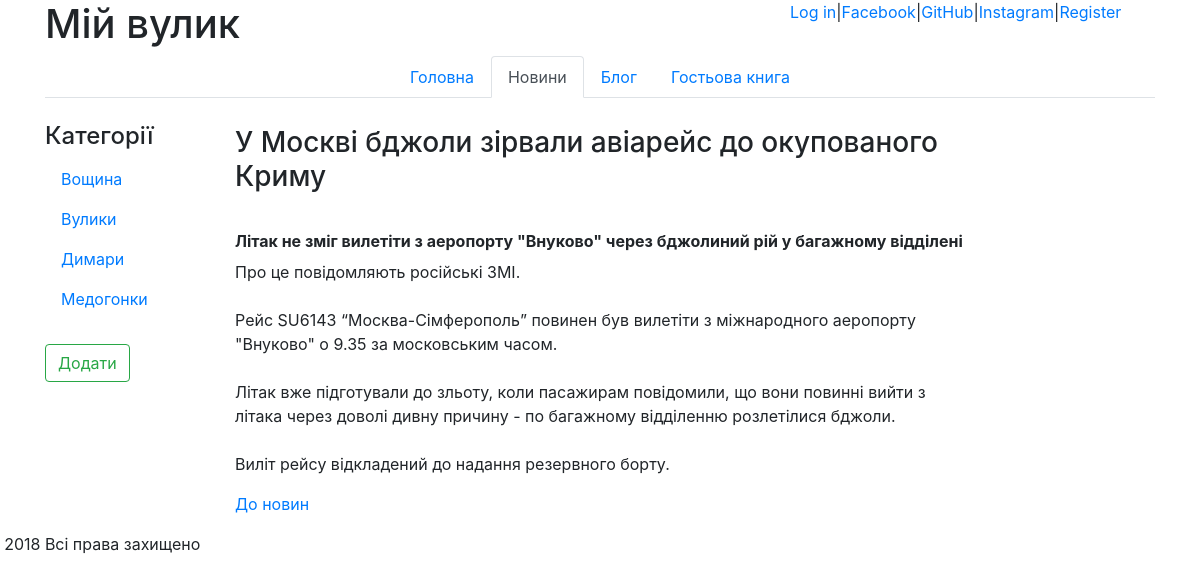
Screenshot of /news/4/ with the database file from the repository.
### good/models.py (models this page shows, shortened)
class Category(models.Model):
    class Meta:
        ordering = ['name']
        verbose_name = 'категорія'
        verbose_name_plural = 'категорії'
    name = models.CharField(max_length=30, db_index=True, unique=True, verbose_name='Назва')
    order = models.PositiveSmallIntegerField(default=0, db_index=True, verbose_name='Порядковий номер')

### news/models.py (models this page shows, shortened)
class News(models.Model):
    class Meta:
        ordering = ['-posted']
        verbose_name = 'новина'
        verbose_name_plural = 'новини'
    title = models.CharField(max_length=100, unique_for_date='posted', verbose_name='Заголовок')
    description = models.TextField(verbose_name='Короткий опис')
    content = models.TextField(verbose_name='Повен зміст')
    posted = models.DateTimeField(default=datetime.now(), db_index=True, verbose_name='Публікація')

### news/views.py (the view)
# urls.py: path('<int:news_id>/', NewsDetailView.as_view(), name='news_detail'),
class NewsDetailView(DetailView, CategoryListMixin):
    model = News
    template_name = 'news/news.html'
    pk_url_kwarg = 'news_id'

### default/views.py (called while the page is built)
    def get_context_data(self, **kwargs):
        context = super(CategoryListMixin, self).get_context_data(**kwargs)
        context["cats"] = Category.objects.order_by("name")
        context["current_url"] = self.request.path
        return context

### news/templates/news/news.html (shortened to what this page needs)
{% extends 'default/base.html' %}
{% load staticfiles %}
{% block main %}
        <h3>{{ object.title }}</h3>
        <h6>{{ object.description }}</h6>
        <p>{{ object.content|linebreaksbr }}</p>
        <p><a href="{% url 'news'  %}">До новин</a></p>
{% endblock main %}

### default/templates/default/base.html (shortened to what this page needs)
{% load staticfiles %}
<!DOCTYPE html>
<html>
<head>
    <link rel="stylesheet" href="https://stackpath.bootstrapcdn.com/bootstrap/4.1.1/css/bootstrap.min.css">
    <link type="text/css" href="{% static 'main.css' %}" rel="stylesheet">
</head>
<body>
    <div class="container">
        <div class="row" id="header">
            <div class="col-8">
                <h1>Мій вулик</h1>
            </div>
            {% if request.user.is_authenticated %}
                <a href="{% url 'profile' %}">Hello, {{request.user.username }}.</a>
                <a href="{% url 'auth_logout' %}"> Вийти </a>
            {% else %}
                <a href="{% url 'auth_login' %}">Log in</a> |
                <a href= " {% url 'social:begin' 'facebook' %} " > Facebook </a> |
                <a href= " {% url 'social:begin' 'github' %} " > GitHub </a> |
                <a href= " {% url 'social:begin' 'instagram' %} " > Instagram  </a> |
                <a href="{% url 'registration_register'  %}">Register</a>
            {% endif %}
        </div>
        <ul class="nav nav-tabs justify-content-center">
            <li class="nav-item ">
                {% if '/default' in request.path %}<a class="nav-link active" href="{% url 'default' %}">Головна</a>
                {% else %}<a class="nav-link" href="{% url 'default' %}">Головна</a>
                {% endif %}
            </li>
            <li class="nav-item">
                {% if '/news' in request.path %}<a class="nav-link active" href="{% url 'news' %}">Новини</a>
                {% else %}<a class="nav-link" href="{% url 'news' %}">Новини</a>
                {% endif %}
            </li>
            <li class="nav-item">
                {% if '/blog' in request.path %}<a class="nav-link active" href="{% url 'blogs' %}">Блог</a>
                {% else %}<a class="nav-link" href="{% url 'blogs' %}">Блог</a>
                {% endif %}
            </li>
            <li class="nav-item">
                {% if '/guestbook' in request.path %}<a class="nav-link active" href="{% url 'guestbook' %}">Гостьова книга</a>
                {% else %}<a class="nav-link" href="{% url 'guestbook' %}">Гостьова книга</a>
                {% endif %}
            </li>
        </ul>
        <div class="row " id="content">
            <div class="col-2 " id="pass">
                    <nav class="nav flex-column">
                        <li class="nav-header  "><h4>Категорії</h4></li>
                        {% for cat in cats %}
                                <li ><a class="nav-link" href="{% url 'goods' cat.id %}">{{ cat.name }}</a></li>
                        {% endfor %}
                    </nav>
                <a class="btn btn-outline-success btn-add" href="{% url 'category_add'%}" role="button">Додати</a>
            </div>
            <div class="col-8" id="cont">
                {% block main %}
                {% endblock %}
            </div>
        </div>
    </div>
    <div class="row" id="footer">
      <div class="col-xs-12">
        &copy; 2018 Всі права захищено
      </div>
    </div>
</body>
</html>

### static/main.css (style rules this page uses)
h6 { font-weight: 700; }
h3 { margin-top: 1em; margin-bottom: 1.4em; }
h4 { margin-top: 1em; }
.btn-add { margin-top: 1.6em; }

### rows the page displays
Category: name "Вощина"
Category: name "Вулики"
Category: name "Димари"
Category: name "Медогонки"
News: title "У Москві бджоли зірвали авіарейс до окупованого Криму", description "Літак не зміг вилетіти з аеропорту \"Внуково\" через бджолиний рій у багажному відділені", content "Про це повідомляють російські ЗМІ. Рейс SU6143 “Москва-Сімферополь” повинен був вилетіти з міжнародного аеропорту \"Внуково\" о 9.35 за московським часом. Літак вже підготували до зльоту, коли пасажирам повідомили, що вони повинні вийти з літака через доволі дивну причину - по багажному відділенню розлетілися бджоли. Виліт рейсу відкладений до надання резервного борту."
